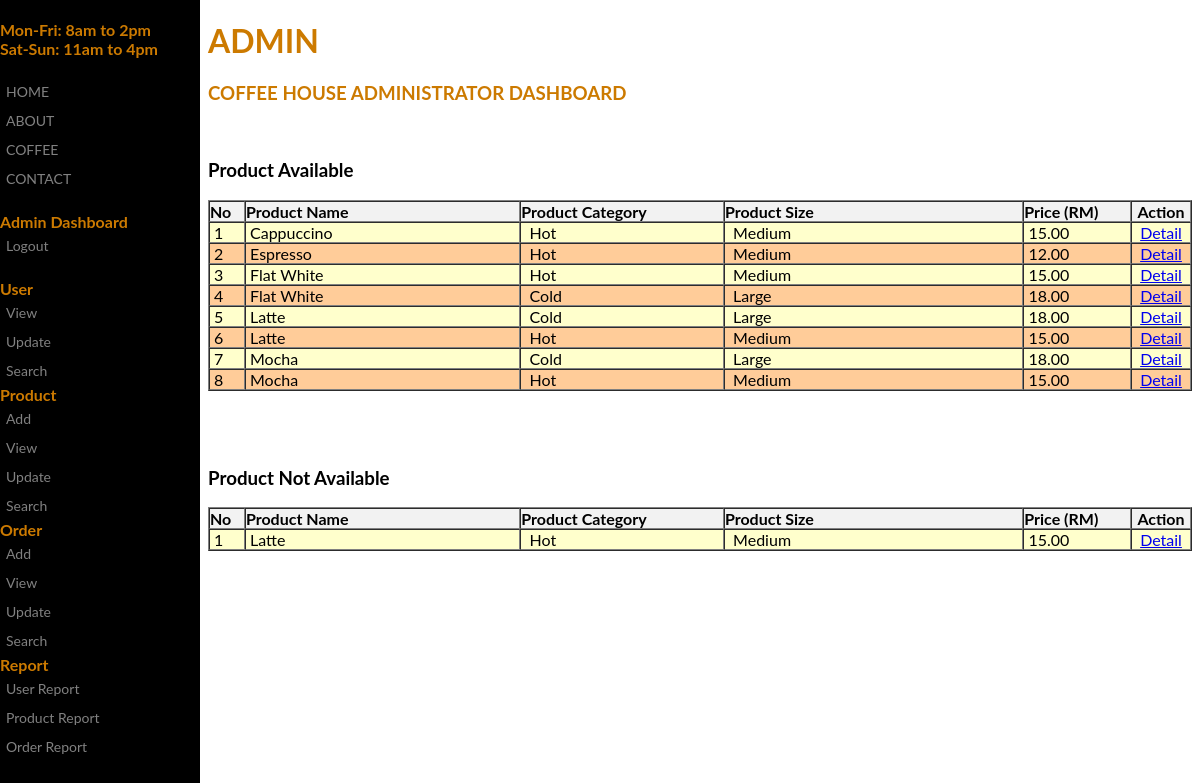
Screenshot of /admin/view_product.php (signed in) with the database file from the repository.
### tables this page shows
CREATE TABLE `product` (
  `product_id` int(4) NOT NULL,
  `product_name` varchar(20) NOT NULL,
  `product_description` varchar(500) NOT NULL,
  `product_status` varchar(20) NOT NULL,
  `product_category` varchar(50) NOT NULL,
  `product_size` varchar(10) NOT NULL,
  `product_price` decimal(10,2) NOT NULL,
  `picture` varchar(100) NOT NULL
);

### admin/view_product.php (the view, shortened to what this page needs)
<?php
include('../include/dbconn.php');
?>
<!DOCTYPE html>
<html>
<head>
</head>
<body>
<div class="sidenav">
<b>
 Mon-Fri: 8am to 2pm <br>
 Sat-Sun: 11am to 4pm
</b><br><br>
  <a href="../index.html">HOME</a>
  <a href="#">ABOUT</a>
  <a href="#">COFFEE</a>
  <a href="#">CONTACT</a>
  <br>
  <b> Admin Dashboard</b>
  <a href="../login/logout.php">Logout</a>
  <br>
  <b>User</b>
  <a href="view_user.php">View</a>
  <a href="update_view_user.php">Update</a>
  <a href="search_user.php">Search</a>
  <b>Product</b>
  <a href="add_product.php">Add</a>
  <a href="view_product.php">View</a>
  <a href="update_view_product.php">Update</a>
  <a href="search_product.php">Search</a>
  <b>Order</b>
  <a href="add_order.php">Add</a>
  <a href="view_order.php">View</a>
  <a href="update_view_order.php">Update</a>
  <a href="search_order.php">Search</a>
  <b>Report</b>
  <a href="#">User Report</a>
  <a href="#">Product Report</a>
  <a href="#">Order Report</a>
</div>
<div class="main">
  <div class="greatinguser">
	<h1><?php echo $_SESSION['username']; ?></h1>
	<h3>Coffee House Administrator Dashboard</h3>
  </div>
</div>
<div class="container">
  <br>
  <h3>Product Available</h3>
	<?php
		$query = "SELECT * FROM product  WHERE product_status = '1' ORDER BY product_name";
		$result = mysqli_query($dbconn, $query) or die ("Error: " . mysqli_error($dbconn));
		$numrow = mysqli_num_rows($result);
	?>
   <tr align="left" bgcolor="#f2f2f2">
    <td>
    <table width="100%" border="1" align="center" cellpadding="0" cellspacing="0">
      <tr align="left" bgcolor="#f2f2f2">
		<th width="3%">No</td>
        <th width="23%">Product Name</th>
        <th width="17%">Product Category</th>
        <th width="25%">Product Size</th>
        <th width="9%">Price (RM)</th>
        <th align="center">Action</th>
      </tr>
      <?php
	  $color="1";
	  for ($a=0; $a<$numrow; $a++) {
		$row = mysqli_fetch_array($result);
		if($color==1){
			echo "<tr bgcolor='#FFFFCC'>"
	  ?>
        <td>&nbsp;<?php echo $a+1; ?></td>
        <td>&nbsp;<?php echo ucwords (strtolower($row['product_name'])); ?></td>
        <td>&nbsp;
					<?php
					if ($row['product_category']==1)
						echo "Hot";
					else
						echo "Cold";
			?>
		</td>
        <td>&nbsp;
			<?php
					if ($row['product_size']==1)
						echo "Large";
					else
						echo "Medium";
			?>
		</td>
        <td>&nbsp;<?php echo $row['product_price']; ?></td>
        <td width="5%" align="center"><a class="one" href="detail_product.php?id=<?php echo $row['product_id'];?>">Detail</a></td>
       </tr>
      <?php
       $color="2";}
	   else{
	   echo "<tr bgcolor='#FFCC99'>"
	  ?>
        <td>&nbsp;<?php echo $a+1; ?></td>
        <td>&nbsp;<?php echo ucwords (strtolower($row['product_name'])); ?></td>
        <td>&nbsp;
					<?php
					if ($row['product_category']==1)
						echo "Hot";
					else
						echo "Cold";
			?>
		</td>
        <td>&nbsp;
			<?php
					if ($row['product_size']==1)
						echo "Large";
					else
						echo "Medium";
			?>
		</td>
        <td>&nbsp;<?php echo $row['product_price']; ?></td>
        <td width="5%" align="center"><a class="one" href="detail_product.php?id=<?php echo $row['product_id'];?>">Detail</a></td>
      </tr>
	   <?php
	    $color="1";
	   }
	  }
	  ?>
<br>
  <br>
  <br>
  <h3>Product Not Available</h3>
	<?php
		$query = "SELECT * FROM product  WHERE product_status = '2' ORDER BY product_category";
		$result = mysqli_query($dbconn, $query) or die ("Error: " . mysqli_error($dbconn));
		$numrow = mysqli_num_rows($result);
	?>
   <tr align="left" bgcolor="#f2f2f2">
    <td>
    <table width="100%" border="1" align="center" cellpadding="0" cellspacing="0">
      <tr align="left" bgcolor="#f2f2f2">
 		<th width="3%">No</th>
        <th width="23%">Product Name</th>
        <th width="17%">Product Category</th>
        <th width="25%">Product Size</th>
        <th width="9%">Price (RM)</th>
        <th align="center">Action</th>
      </tr>
      <?php
	  $color="1";
	  for ($a=0; $a<$numrow; $a++) {
		$row = mysqli_fetch_array($result);
		if($color==1){
			echo "<tr bgcolor='#FFFFCC'>"
	  ?>
        <td>&nbsp;<?php echo $a+1; ?></td>
        <td>&nbsp;<?php echo ucwords (strtolower($row['product_name'])); ?></td>
        <td>&nbsp;
					<?php
					if ($row['product_category']==1)
						echo "Hot";
					else
						echo "Cold";
			?>
		</td>
        <td>&nbsp;
			<?php
					if ($row['product_size']==1)
						echo "Large";
					else
						echo "Medium";
			?>
		</td>
        <td>&nbsp;<?php echo $row['product_price']; ?></td>
        <td width="5%" align="center"><a class="one" href="detail_product.php?id=<?php echo $row['product_id'];?>">Detail</a></td>
      </tr>
      <?php
       $color="2";}
	  }
	  ?>
    </table>
    </td>
  </tr>
</div>
</body>
</html>

### admin/view_product.php (style rules this page uses)
body { font-family: "Lato", sans-serif; color: #cc7a00; background-image:url(''); background-repeat: no-repeat; background-attachment: fixed; background-size: cover; background-color: #ffffff; }
div { max-width: 1100px; height: 100px; }
.sidenav { height: 100%; width: 200px; position: fixed; z-index: 1; top: 0; left: 0; background-color: #000000; overflow-x: hidden; padding-top: 20px; }
.sidenav a { padding: 6px 6px 6px 6px; text-decoration: none; font-size: 14px; color: #818181; display: block; }
.greatinguser { text-transform: uppercase; }
.main { margin-left: 200px; }
.container { font-family: "Lato", sans-serif; color: #000000; margin-left: 200px; }

### rows the page displays
product: product_name "Cappuccino", product_category "Hot", product_size "Medium", product_price "15.00"
product: product_name "Espresso", product_category "Hot", product_size "Medium", product_price "12.00"
product: product_name "Flat White", product_category "Hot", product_size "Medium", product_price "15.00"
product: product_name "Flat White", product_category "Cold", product_size "Large", product_price "18.00"
product: product_name "Latte", product_category "Cold", product_size "Large", product_price "18.00"
product: product_name "Latte", product_category "Hot", product_size "Medium", product_price "15.00"
product: product_name "Mocha", product_category "Cold", product_size "Large", product_price "18.00"
product: product_name "Mocha", product_category "Hot", product_size "Medium", product_price "15.00"
product: product_name "Latte", product_category "Hot", product_size "Medium", product_price "15.00"

### other values shown
$_SESSION['username'] "ADMIN"
